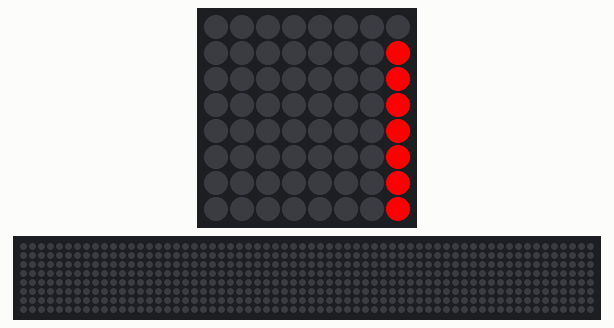
Recording of a program running on a simulated Raspberry Pi (BCM pin numbers) with a Sense HAT. Parts: the Sense HAT's 8×8 RGB LED matrix, a strip that is not on the board, showing the scrolling text unrolled. The 64×8 strip is a reading aid, not a part: it shows the text the matrix is scrolling, unrolled, one strip-width of it at a time.

Above: at 0.17 s.
At 4.7 s:
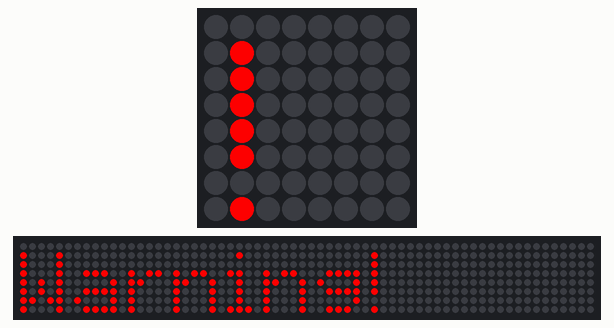
At 9.73 s:
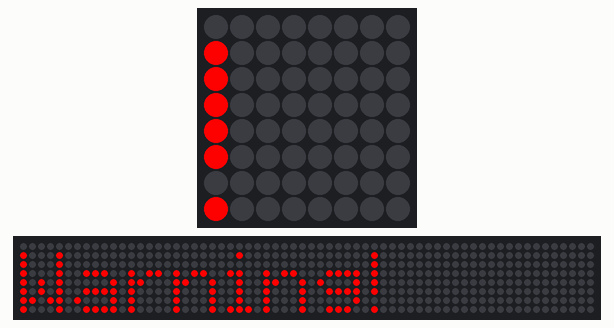
At 19.7 s:
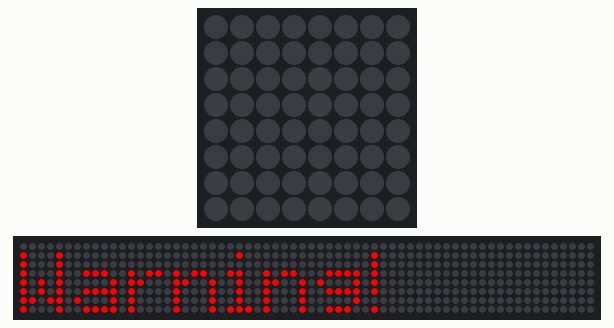
At 29.87 s:
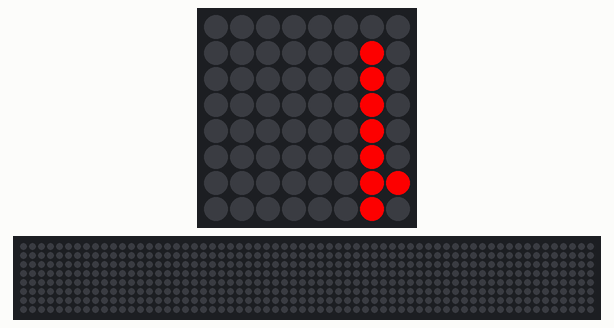
At 39.94 s:
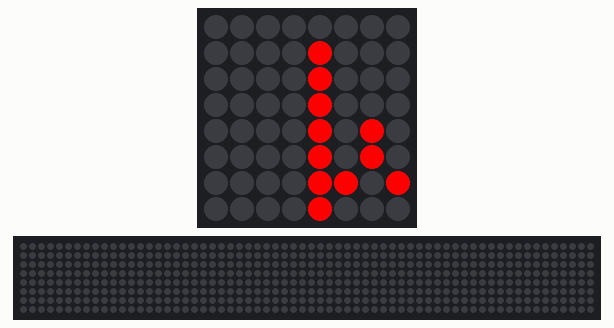

The program:

SenseHatBlink.03.py
```python
#!/usr/bin/python
from sense_hat import SenseHat

sense = SenseHat()
sense.set_rotation(90)
red = (255, 0, 0)

try:
  while True:
    sense.show_message("Warning!", text_colour=red)
except KeyboardInterrupt:
  sense.clear()  # to clear the LED matrix

print("Exiting ", __file__)
print("Bye now!")
```
